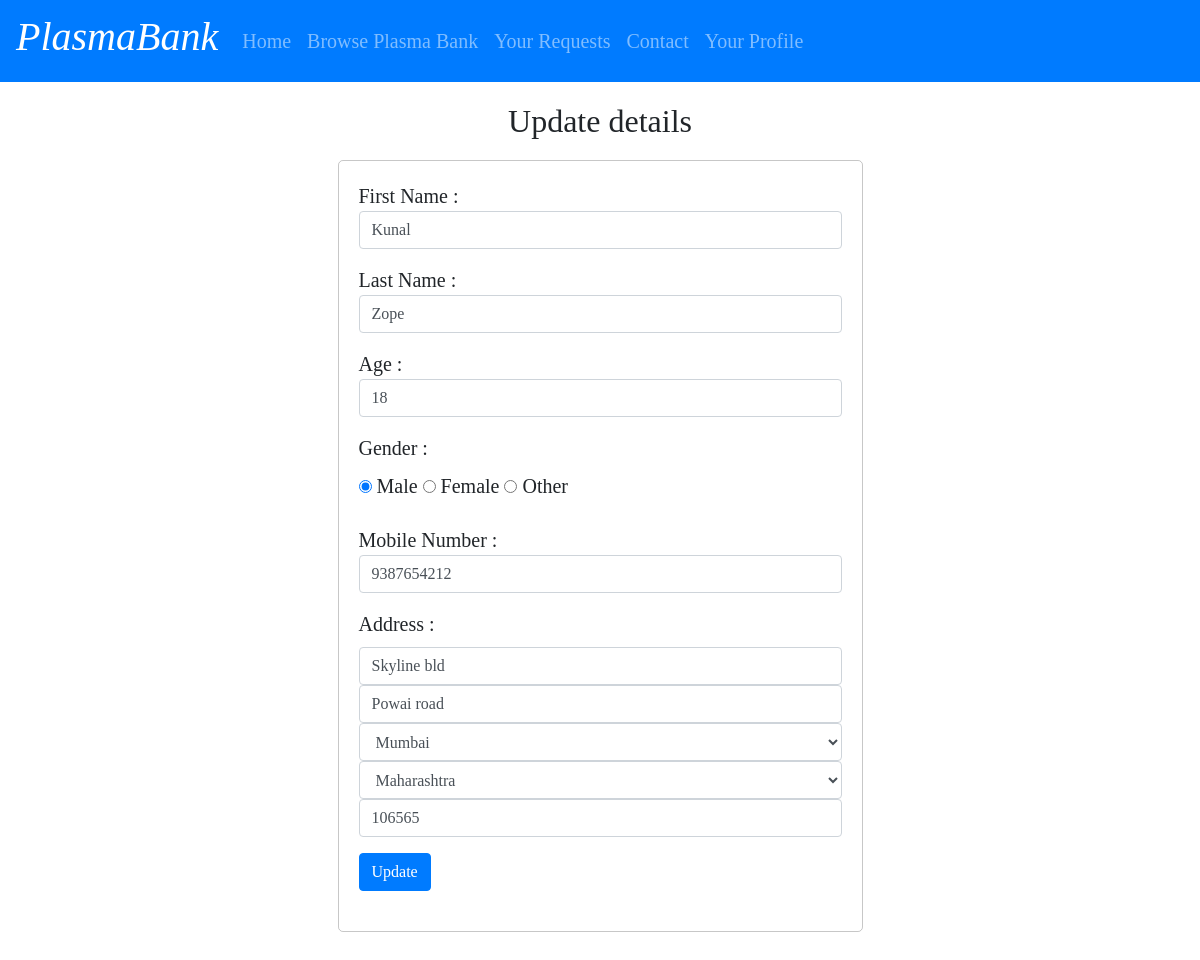
Screenshot of /individual/update_ind.php (signed in) with the database file from the repository.
### tables this page shows
CREATE TABLE `individual_user` (
  `Userid` int(50) NOT NULL,
  `fname` varchar(50) NOT NULL,
  `lname` varchar(50) NOT NULL,
  `age` int(10) NOT NULL,
  `gender` varchar(50) NOT NULL,
  `email` varchar(50) NOT NULL,
  `phone` varchar(50) NOT NULL,
  `password` varchar(255) NOT NULL,
  `addressline1` varchar(255) NOT NULL,
  `addressline2` varchar(255) NOT NULL,
  `city` varchar(50) NOT NULL,
  `state` varchar(50) NOT NULL,
  `pincode` int(50) NOT NULL,
  `checkedtoken` varchar(255) NOT NULL,
  `initialtoken` varchar(255) NOT NULL
);

### individual/update_ind.php (the view, shortened to what this page needs)
<html>
    <head>
        <link rel="stylesheet" href="https://stackpath.bootstrapcdn.com/bootstrap/4.5.0/css/bootstrap.min.css">
    </head>
    <body>
        <?php
        $email=$_SESSION['email'];
                $db=new database();
                $conn=$db->connect();
              ?>
        <nav class="navbar navbar-expand-lg navbar-dark bg-primary">
            <div class="navbar-brand"><h1><I>PlasmaBank</I></h1></div>
            <div class="collapse navbar-collapse" id="navbarColor01">
              <ul class="navbar-nav mr-auto">
              <li class="nav-item">
                  <a class="nav-link"  href="home.php">Home</a>
                </li>
                <li class="nav-item">
                  <a class="nav-link"  href="browse_plasma_bank.php">Browse Plasma Bank</a>
                </li>
                <li class="nav-item">
                  <a class="nav-link" href="your_requests.php">Your Requests</a>
                </li>
                <li class="nav-item">
                  <a class="nav-link" href="contact.php">Contact</a>
                </li>
                <li class="nav-item">
                  <a class="nav-link" href="profile_ind.php">Your Profile</a>
                </li>
              </ul>
            </div>
          </nav>
            <?php
                $sql="SELECT * FROM individual_user WHERE email='$email';";
                $result=mysqli_query($conn,$sql);
                if($result==true)
                {
                    if(mysqli_num_rows($result)>0)
                    {
                        $row=mysqli_fetch_assoc($result);
                    }
                    else
                    {
                        echo'<script>alert("Error occured. Please try again later.")</script>';
                        echo "<script>location.href='home.php'</script>";
                    }
                }
                else{
                    echo'<script>alert("Error occured. Please try again later.")</script>';
                    echo "<script>location.href='home.php'</script>";
                }
            ?>
        <div class="container">
            <h2 class="text-center" style="margin-bottom:-30px;margin-top: 20px;">Update details</h2>
            <div class="col-lg-6 m-auto d-block">
                <div class="c1">
        <form id="form_register" method="POST" action="update_ind.php">
            <div class="form-group">
                <lable for="fname">First Name : </lable> <br>
                <input type="text" class="form-control" id="fname" name="fname" placeholder="First Name" value="<?php if(isset($_POST['fname'])){echo $_POST['fname'];}else{echo $row['fname'];} ?>" required>
            </div>
            <div class="form-group">
                <lable for="lname">Last Name : </lable> <br>
            <input type="text" class="form-control" id="lname" name="lname" placeholder="Last Name" value="<?php if(isset($_POST['lname'])){echo $_POST['lname'];}else{echo $row['lname'];} ?>" required>
        </div>
            <div class="form-group">
                <lable for="age">Age : </lable> <br>
            <input type="number" class="form-control" id="age" name="age" placeholder="Age" value="<?php if(isset($_POST['age'])){echo $_POST['age'];}else{echo $row['age'];} ?>" required>
        </div>
            <div class="form-group">
                <label> Gender : </label> <br>
                <input type="radio" id="male" name="gender" value="male" <?php if(isset($_POST['gender'])){if($_POST['gender']=='male'){ echo 'checked';}}else{if($row['gender']=='male'){ echo 'checked';}}?> required>
                <label for="male">Male</label>
                <input type="radio" id="female" name="gender" value="female" <?php if(isset($_POST['gender'])){if($_POST['gender']=='female'){ echo 'checked';}}else{if($row['gender']=='female'){ echo 'checked';}}?> required>
                <label for="female">Female</label>
                <input type="radio" id="other" name="gender" value="other" <?php if(isset($_POST['gender'])){if($_POST['gender']=='other'){ echo 'checked';}}else{if($row['gender']=='other'){ echo 'checked';}}?> required>
                <label for="other">Other</label>
            </div>
            <div class="form-group">
                <lable for="phone">Mobile Number : </lable> <br>
                <input type="tel" class="form-control" id="phone" name="phone" placeholder="Mobile Number" value="<?php if(isset($_POST['phone'])){echo $_POST['phone'];}else{echo $row['phone'];} ?>" required>
            </div>
            <div class="form-group">
                <label>Address : </label> <br>
                <input type="text" class="form-control" id="address1" name="address1" placeholder="Address Line 1" value="<?php if(isset($_POST['address1'])){echo $_POST['address1'];}else{echo $row['addressline1'];} ?>" required>
                <input type="text" class="form-control" id="address2" name="address2" placeholder="Address Line 2" value="<?php if(isset($_POST['address2'])){echo $_POST['address2'];}else{echo $row['addressline2'];} ?>" required>
                <select class="form-control"id="addressCity" name="addressCity" required>
                    <option value="<?php if(isset($_POST['addressCity'])){echo $_POST['addressCity'];}else{echo $row['city'];} ?>"><?php if(isset($_POST['addressCity'])){echo $_POST['addressCity'];}else{echo $row['city'];} ?></option>
                </select>
                <select class="form-control"id="addressState" name="addressState" required>
                    <option value="<?php if(isset($_POST['addressState'])){echo $_POST['addressState'];}else{echo $row['state'];} ?>"><?php if(isset($_POST['addressState'])){echo $_POST['addressState'];}else{echo $row['state'];} ?></option>
                </select>
                <input type="text" class="form-control" id="addressPIN" name="addressPIN" placeholder="PIN CODE" value="<?php if(isset($_POST['addressPIN'])){echo $_POST['addressPIN'];}else{echo $row['pincode'];} ?>" patters="[0-9]{6}" required>
            </div>
            <input type="submit" class="btn btn-primary" value="Update">
        </form>
</div>
</div>
</div>
    </body>
</html>

### individual/update_ind.php (style rules this page uses)
body { font-family: 'Times New Roman', Times, serif; font-size: 20px; }
.c1 { border: 1px solid rgba(0, 0, 0, 0.219); padding: 20px; margin-top: 50px; margin-bottom: 50px; border-radius: 5px; }

### rows the page displays
individual_user: fname "Kunal", lname "Zope", age "18", gender "☑ Male", gender "☐ Female", gender "☐ Other", phone "9387654212", address1 "Skyline bld", address2 "Powai road", addressCity "Mumbai", addressState "Maharashtra", addressPIN "106565"
